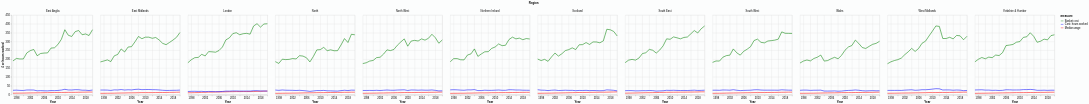

Specify this chart in Vega-Lite:
### Vega-Lite specification from a JSON file in a GitHub repository (floating-point values rounded to 4 significant figures; data arrays with more than 128 entries replaced by an {"elided": "..."} marker saying what was removed)
{"$schema": "https://vega.github.io/schema/vega-lite/v5.json", "description": "Cost of Christmas", "data": {"values": {"elided": "864 records"}, "format": {"parse": {"year": "date"}}}, "config": {"background": "#FcFdFd"}, "facet": {"column": {"field": "region", "type": "nominal", "title": "Region"}}, "spec": {"mark": {"type": "line", "point": false}, "encoding": {"x": {"field": "year", "type": "temporal", "title": "Year"}, "y": {"field": "value", "type": "quantitative", "title": "£ or hours worked"}, "color": {"field": "measure", "type": "nominal", "scale": {"domain": ["Basket cost", "Cost: hours worked", "Median wage"], "range": ["green", "blue", "red"]}}, "tooltip": [{"field": "region", "type": "nominal", "title": "Region"}, {"field": "year", "type": "temporal", "title": "Date", "timeUnit": "year"}, {"field": "value", "type": "nominal", "title": "Value", "format": ".0f"}]}}, "columns": 2}
